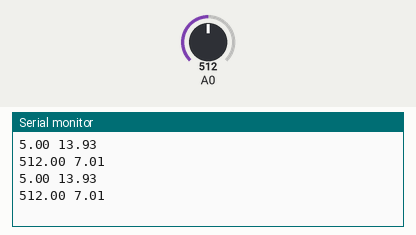
Bench run of a sketch on a simulated Arduino Uno, built with avr-gcc and run on an emulated ATmega328P. Shown: the last lines printed to the serial monitor. Inputs (shaded band) come from the test bench; at power-on: A0 = 512.

Above: at 1.2 s.
1.3 s: A0 set to 716
At 2.0 s:
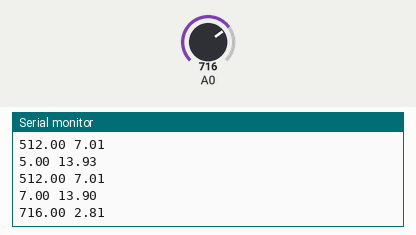
2.8 s: A0 set to 900
At 2.8 s:
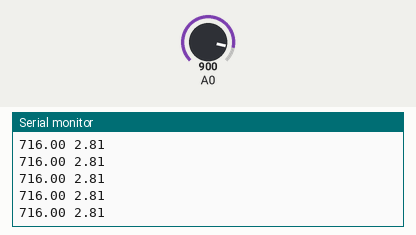
Timing chart, 0 to 5.8 s (numbered marks = the images above; inputs shaded):
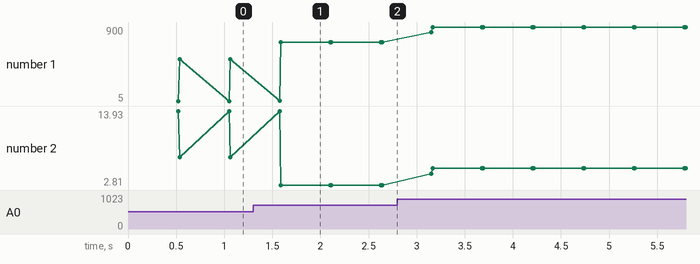

The sketch:

PH_Sensor.ino
```cpp
unsigned long int sum=0;
int arr[100];

void setup() {
  pinMode(A0, INPUT);
  Serial.begin(9600);

}

void loop() {
  sum=0;
  for(int i=0; i<100; i++)
  {
    int value = analogRead(A0);
    sum=sum+value;
    arr[i]=value;
    delay(5);
  }

////sorting
  for(int i=0; i<100; i++)
  {
    for(int j=0; j<100; j++)
    {
     if(arr[j]>arr[j+1])
     {
      int tmp = arr[j];
      arr[j]=arr[j+1];
      arr[j+1]=tmp;
     }
  }
  }
////

  float ave=sum/100;
  float ph=(ave/73.0);

  if(ph < 6.5) ph=14.0-ph;
  else if(ph > 7.7) ph=ph-7.0;

  float median=arr[50];
  float phmedian = median/73.0;

  if(phmedian < 6.5) phmedian=14.0-phmedian;
  else if(phmedian > 7.7) phmedian=phmedian-7.0;

  Serial.print(ave);
  Serial.print(" ");
  Serial.println(ph);
  Serial.print(median);
  Serial.print(" ");
  Serial.println(phmedian);
  Serial.println();

}
```

Measured:
- after the input at 1.3 s, the serial monitor: prints a new line after 0.28 s (image 1)
- plotted number 1: 512 → 716 after the input at 1.3 s, 716 → 900 after the input at 2.8 s
- plotted number 2: 7.01 → 2.81 after the input at 1.3 s, 2.81 → 5.33 after the input at 2.8 s
